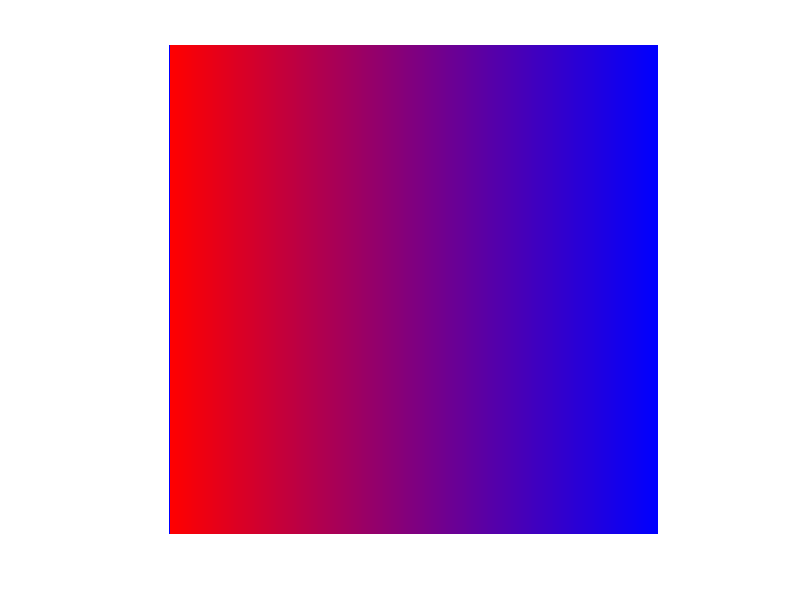

Write the MATLAB code that produced this figure.
clear;
A = zeros(256, 256, 3);
A = uint8(A);
for i = 1: 256
    A(:, i, 1) = 256 - i; % Red: 255 - 0
    A(:, i, 3) = i - 1; % Blue: 0 - 255
end
imshow(A);